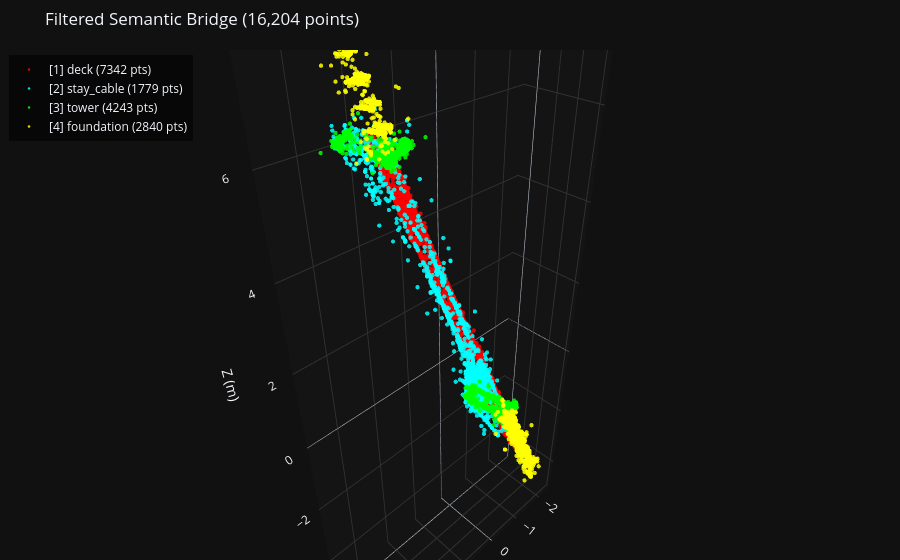

Notebook cell for this chart:
### Markdown cell above
## 2. Interactive 3D — Filtered Structure

Rotate (left click), pan (right click), zoom (scroll). Toggle legend items to show/hide classes.

### Code cell
fig_3d = create_interactive_3d_figure(xyz, rgb, cids, point_size=2.5)
fig_3d.update_layout(title=f"Filtered Semantic Bridge ({len(xyz):,} points)")
fig_3d.show()

### Figure 1 — Plotly figure (JSON) as saved in the notebook; plotly's stock layout.template omitted (floating-point values rounded to 4 significant figures; data arrays with more than 128 entries replaced by an {"elided": "..."} marker saying what was removed)
{"data": [{"hovertemplate": "<b>Class: deck</b><br>X: %{x:.2f}<br>Y: %{y:.2f}<br>Z: %{z:.2f}<extra></extra>", "marker": {"color": {"elided": "7342 str values"}, "opacity": 0.85, "size": 2.5}, "mode": "markers", "name": "[1] deck (7342 pts)", "type": "scatter3d", "x": {"elided": "7342 float values"}, "y": {"elided": "7342 float values"}, "z": {"elided": "7342 float values"}}, {"hovertemplate": "<b>Class: stay_cable</b><br>X: %{x:.2f}<br>Y: %{y:.2f}<br>Z: %{z:.2f}<extra></extra>", "marker": {"color": {"elided": "1779 str values"}, "opacity": 0.85, "size": 2.5}, "mode": "markers", "name": "[2] stay_cable (1779 pts)", "type": "scatter3d", "x": {"elided": "1779 float values"}, "y": {"elided": "1779 float values"}, "z": {"elided": "1779 float values"}}, {"hovertemplate": "<b>Class: tower</b><br>X: %{x:.2f}<br>Y: %{y:.2f}<br>Z: %{z:.2f}<extra></extra>", "marker": {"color": {"elided": "4243 str values"}, "opacity": 0.85, "size": 2.5}, "mode": "markers", "name": "[3] tower (4243 pts)", "type": "scatter3d", "x": {"elided": "4243 float values"}, "y": {"elided": "4243 float values"}, "z": {"elided": "4243 float values"}}, {"hovertemplate": "<b>Class: foundation</b><br>X: %{x:.2f}<br>Y: %{y:.2f}<br>Z: %{z:.2f}<extra></extra>", "marker": {"color": {"elided": "2840 str values"}, "opacity": 0.85, "size": 2.5}, "mode": "markers", "name": "[4] foundation (2840 pts)", "type": "scatter3d", "x": {"elided": "2840 float values"}, "y": {"elided": "2840 float values"}, "z": {"elided": "2840 float values"}}], "layout": {"legend": {"bgcolor": "rgba(0, 0, 0, 0.6)", "x": 0.01, "xanchor": "left", "y": 0.99, "yanchor": "top"}, "margin": {"b": 0, "l": 0, "r": 0, "t": 50}, "scene": {"aspectmode": "data", "xaxis": {"backgroundcolor": "rgb(20, 20, 20)", "gridcolor": "rgb(50, 50, 50)", "title": {"text": "X (m)"}}, "yaxis": {"backgroundcolor": "rgb(20, 20, 20)", "gridcolor": "rgb(50, 50, 50)", "title": {"text": "Y (m)"}}, "zaxis": {"backgroundcolor": "rgb(20, 20, 20)", "gridcolor": "rgb(50, 50, 50)", "title": {"text": "Z (m)"}}}, "title": {"text": "Filtered Semantic Bridge (16,204 points)"}}}
